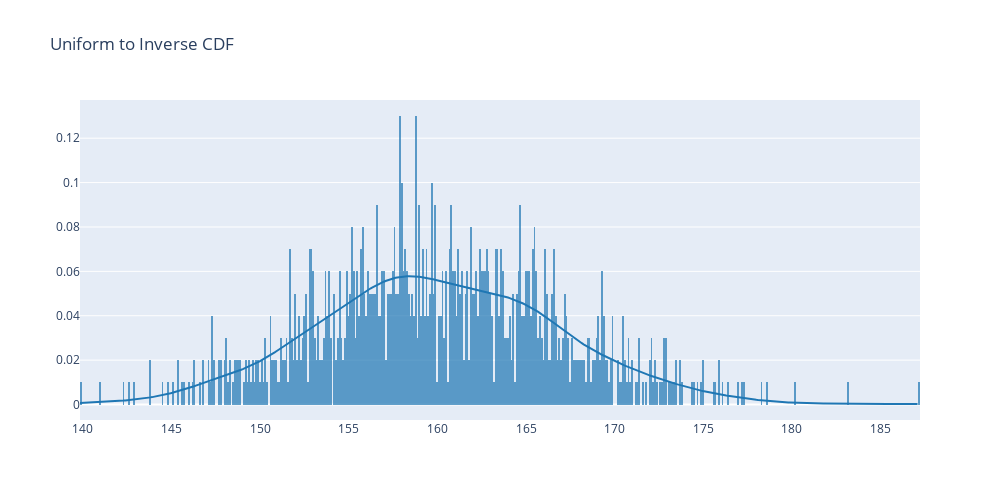

Notebook code cell kept with this figure:
### Code cell
normal_dist  = ff.create_distplot([normal_dist_data.reshape(-1)], group_labels = [' '], show_rug=False, bin_size=0.1)
normal_dist.update_layout(showlegend=False, title_text='Uniform to Inverse CDF', width=1000, height=500)
normal_dist.show()

### Figure 1 — Plotly figure (JSON) as saved in the notebook; plotly's stock layout.template omitted (floating-point values rounded to 4 significant figures; data arrays with more than 128 entries replaced by an {"elided": "..."} marker saying what was removed)
{"data": [{"autobinx": false, "histnorm": "probability density", "legendgroup": " ", "marker": {"color": "rgb(31, 119, 180)"}, "name": " ", "opacity": 0.7, "type": "histogram", "x": {"elided": "1000 float values"}, "xaxis": "x", "xbins": {"end": 187.2, "size": 0.1, "start": 139.8}, "yaxis": "y"}, {"legendgroup": " ", "marker": {"color": "rgb(31, 119, 180)"}, "mode": "lines", "name": " ", "showlegend": false, "type": "scatter", "x": {"elided": "500 float values"}, "xaxis": "x", "y": {"elided": "500 float values"}, "yaxis": "y"}], "layout": {"barmode": "overlay", "height": 500, "hovermode": "closest", "legend": {"traceorder": "reversed"}, "showlegend": false, "title": {"text": "Uniform to Inverse CDF"}, "width": 1000, "xaxis": {"anchor": "y2", "domain": [0, 1], "zeroline": false}, "yaxis": {"anchor": "free", "domain": [0, 1], "position": 0}}}
